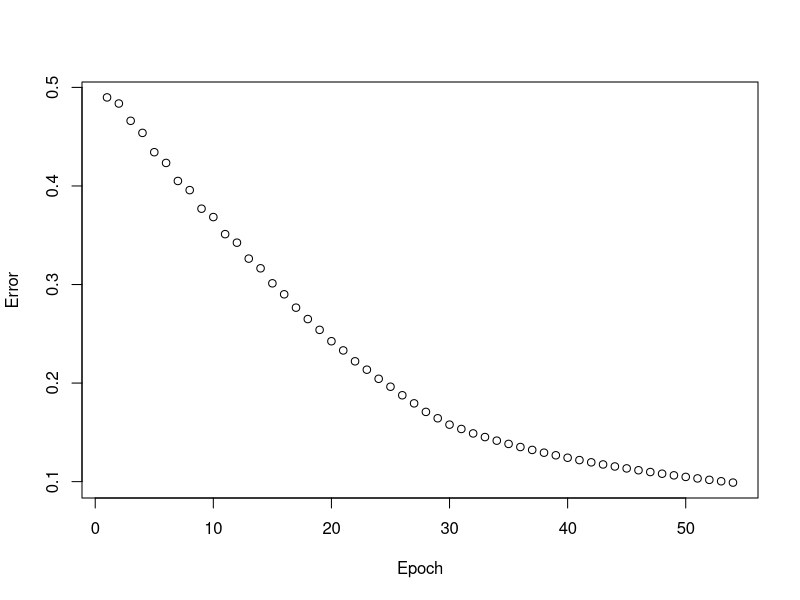

Recreate this plot in R.
#ReLU Function
ReLU <- function(z){
        max(0.01*z,z)
}

#ReLU Derivative
ReLU.derivative <- function(z){
        z[z>0] <- 1
        z[z<=0] <- 0.01
        return(z)
}

sigmoid <- function(z){
        1.0/(1.0+exp(-z))
}

sigmoid.derivative <- function(z){
        z*(1-z)
}

#Randomly Generates Weights
create.weights <- function(layers){
        weights <- vector("list",length(layers)-1)
        for(i in 1:length(weights)){
                weights[[i]] <- matrix(rnorm(layers[i]*layers[i+1]),nrow = layers[i],ncol = layers[i+1])
        }
        return(weights)
}

#Randomly Generates Biases
create.biases <- function(layers){
        biases <- vector("list",length(layers)-1)
        for(i in 1:length(biases)){
                biases[[i]] <- rnorm(layers[i+1])
        }
        return(biases)
}

#Feedforward / Forward Propogation
feedforward <- function(inp,weights,biases){
        layer <- vector("list",length(layers)-1)
        for(i in 1:(length(layers)-1)){
                if(i==(length(layers)-1)){

                        
                        layer[[i]] <- matrix(apply(layer[[i-1]],1,function(x){x %*% weights[[i]] + biases[[i]]}),nrow = nrow(layer[[i-1]]),byrow = TRUE)
                        
                        layer_dim  <- dim(layer[[i]])
                        layer[[i]] <- matrix(sigmoid(as.numeric(layer[[i]])),nrow = layer_dim[1],ncol = layer_dim[2],byrow = FALSE)
                }else if (i == 1){

                        
                        layer[[i]] <- matrix(apply(inp,1,function(x){x %*% weights[[i]] + biases[[i]]}),nrow = nrow(inp),byrow = TRUE)
                        
                        layer_dim  <- dim(layer[[i]])
                        layer[[i]] <- matrix(sigmoid(as.numeric(layer[[i]])),nrow = layer_dim[1],ncol = layer_dim[2],byrow = FALSE)
                        
                }else{
                        layer[[i]] <- matrix(apply(layer[[i-1]],1,function(x){x %*% weights[[i]] + biases[[i]]}),nrow = nrow(layer[[i-1]]),byrow = TRUE)
                        
                        layer_dim  <- dim(layer[[i]])
                        layer[[i]] <- matrix(ReLU(as.numeric(layer[[i]])),nrow = layer_dim[1],ncol = layer_dim[2],byrow = FALSE)
                        
                        
                }
        }
        return(layer)
}


#Calculating Delta Values
calculate_delta <- function(net_out,out,weights){
        Slope <- lapply(net_out,ReLU.derivative)
        
        Slope[[1]] <- sigmoid.derivative(net_out[[1]])
        Slope[[length(net_out)]] <- sigmoid.derivative(net_out[[length(net_out)]])
        delta <- vector("list",length(Slope))
        for(i in length(Slope):1){
                if(i == length(Slope)){
                        delta[[i]] <-  (out-net_out[[i]]) * Slope[[i]]
                }else{
                        Error_hidden <- delta[[i+1]] %*% t(weights[[i+1]])
                        delta[[i]] <- Error_hidden * Slope[[i]]
                }
        }
        return(delta)
}

#Updating Weights
updating_weights <- function(weights,inp,delta,net_out,step.size){
        for(i in length(weights):1){
                if(i != 1){
                        weights[[i]] <- weights[[i]] + t(net_out[[i-1]]) %*% delta[[i]] * step.size
                }else{
                        weights[[i]] <- weights[[i]] + t(inp) %*% delta[[i]] * step.size
                }
                
        }
        return(weights)
}

#Updating Biases
updating_biases <- function(biases,delta,step.size){
        for(i in 1:length(biases)){
                biases[[i]] <- biases[[i]] + colSums(delta[[i]]) * step.size
        }
        return(biases)
}


#Complete Neural Net operations (Forward and Backward Propogation)
Neural.Net <- function(layers = NULL,inp,out,epoch,step.size = 0.01,error.threshold = 0.01){
        weights <- create.weights(layers)
        biases <- create.biases(layers)
        
        error.vec <- vector("numeric",epoch)
        for(i in 1:epoch){
                ## Forward Propogation
                net_out <- feedforward(inp,weights,biases)
                ## Back Propogation
                delta <- calculate_delta(net_out,out,weights)
                weights <- updating_weights(weights,inp,delta,net_out,step.size)
                biases <- updating_biases(biases,delta,step.size)
                
                avg_error <- mean(abs(out - net_out[[length(net_out)]]))
                

                cat("\r                                                    \r")
                cat(paste("Epoch :",i," Avg_error = ",round(avg_error,10)))
                error.vec[i] <- avg_error
                

                
                if(avg_error <= error.threshold){
                        break
                }
        }
        return(list(weights = weights,biases = biases,Net_out = net_out,Error = error.vec))
}

Neural.Net.Predict <- function(Model,Test.inp){
        layer <- feedforward(inp = Test.inp,weights = Model$weights,biases = Model$biases)
        return(layer[length(layer)])
}





layers <- c(4,5,4)

cntr_inp <- as.matrix(rev(expand.grid(c(0,1),c(0,1),c(0,1),c(0,1))))

cntr_out <- cntr_inp[nrow(cntr_inp):1,]

Output <- Neural.Net(layers = layers,inp = cntr_inp,out = cntr_out,epoch = 100000,
                     step.size = 0.8,error.threshold = 0.1)

Error <- Output$Error[Output$Error!=0]

plot(1:length(Error),Error,xlab="Epoch")
